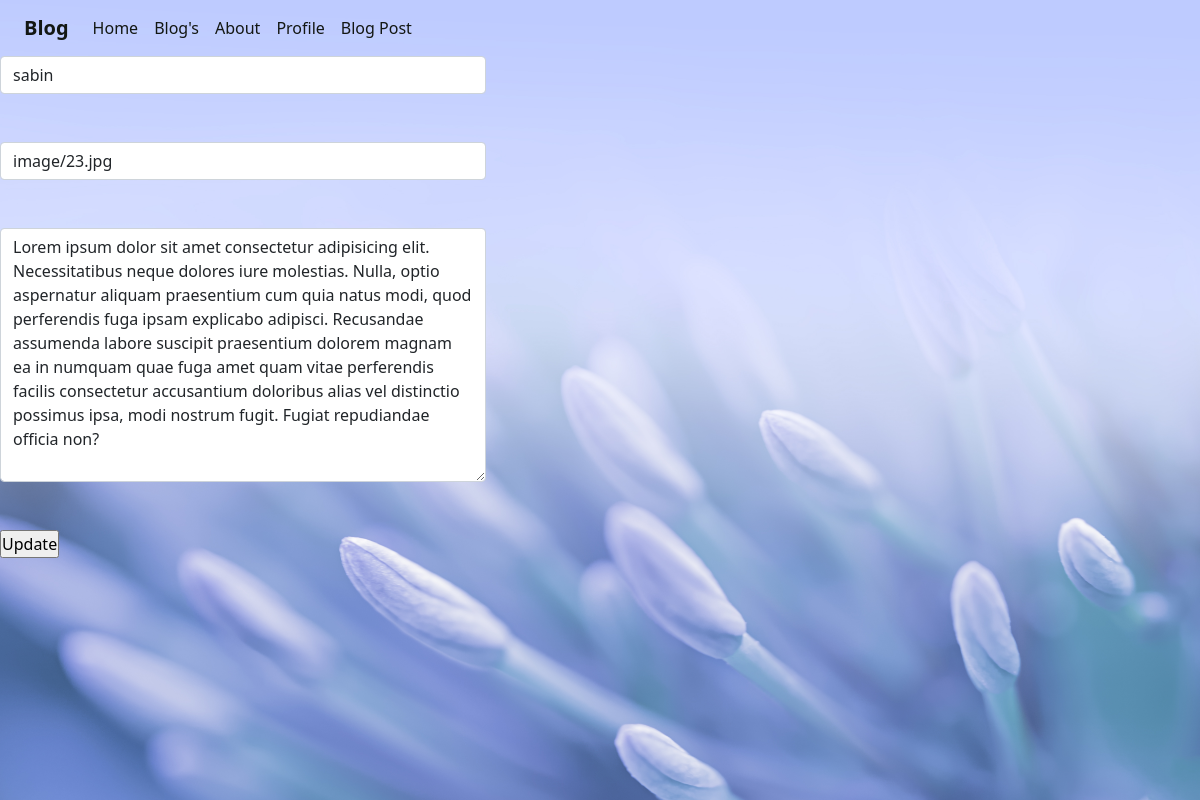
Screenshot of /blogupdate/2/ (signed in) with the database file from the repository.
### home/models.py (models this page shows)
class Blog(models.Model):
    title=models.CharField(max_length=500)
    body=models.TextField()
    photo=CloudinaryField("image")
    date=models.DateTimeField(auto_now_add=True)

### home/views.py (the view)
# urls.py: path("blogupdate/<int:id>/", views.blog_update,name='blogupdate'),
@login_required(login_url="login")
def blog_update(request, id):
    if request.method == 'POST':
        ak = Blog.objects.get(pk=id)
        pm = Post(request.POST or None, files=request.FILES, instance=ak)
        if pm.is_valid():
            pm.save()
            messages.success(request, "Blog Successfully updated!!!")
        return HttpResponseRedirect("/Blog/")
    else:
        ak = Blog.objects.get(pk=id)
        pm = Post(instance=ak)
    return render(request, "home/blogupdate.html", {'pp': pm})

### home/forms.py
class Post(forms.ModelForm):
    class Meta:
        model=Blog
        fields=['id','title','photo','body']
    def __init__(self, *args, **kwargs):
        super().__init__(*args, **kwargs)
        for visible_field in self.visible_fields():
            visible_field.field.widget.attrs['class']='form-control'

### templates/home/blogupdate.html (shortened to what this page needs)
{% extends 'home/base.html' %}
{% block content %}
    <form action="" method="post" enctype="multipart/form-data">
        <div class="row">
            <div class="col-sm-5">
                {{pp.title}}<br><br>
                {{pp.photo}}<br><br>
                {{pp.body}}<br><br>
            </div>
        </div>
        <input type="submit" value="Update">
    </form>
{% endblock content %}

### static/home/css/st.css (style rules this page uses)
* { margin: 0; padding: 0; box-sizing: border-box; }

### rows the page displays
Blog: title "sabin", photo "image/23.jpg", body "Lorem ipsum dolor sit amet consectetur adipisicing elit. Necessitatibus neque dolores iure molestias. Nulla, optio aspernatur aliquam praesentium cum quia natus modi, quod perferendis fuga ipsam explicabo adipisci. Recusandae assumenda labore suscipit praesentium dolorem magnam ea in numquam quae fuga amet quam vitae perferendis facilis consectetur accusantium doloribus alias vel distinctio possimus ipsa, modi nostrum fugit. Fugiat repudiandae officia non?"
